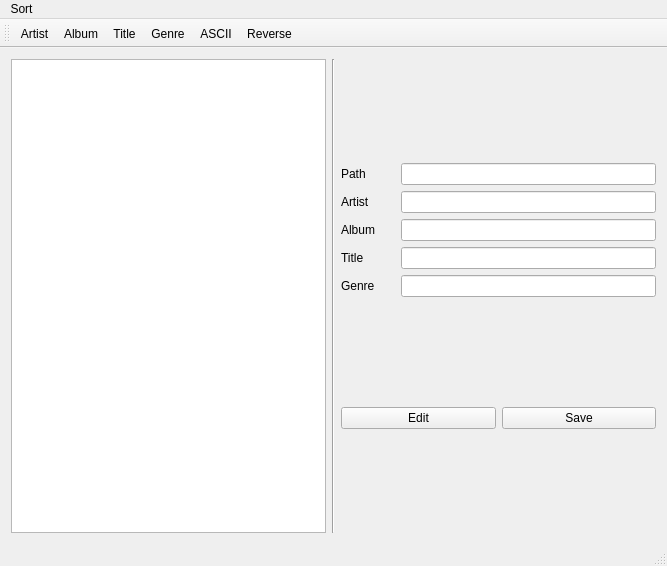
<?xml version="1.0" encoding="UTF-8"?>
<ui version="4.0">
 <class>MainWindow</class>
 <widget class="QMainWindow" name="MainWindow">
  <property name="geometry">
   <rect>
    <x>0</x>
    <y>0</y>
    <width>667</width>
    <height>566</height>
   </rect>
  </property>
  <property name="minimumSize">
   <size>
    <width>542</width>
    <height>340</height>
   </size>
  </property>
  <property name="windowTitle">
   <string>utag</string>
  </property>
  <widget class="QWidget" name="centralWidget">
   <layout class="QHBoxLayout" name="horizontalLayout_16">
    <item>
     <widget class="QListWidget" name="listWidget"/>
    </item>
    <item>
     <widget class="Line" name="line">
      <property name="orientation">
       <enum>Qt::Vertical</enum>
      </property>
     </widget>
    </item>
    <item>
     <layout class="QVBoxLayout" name="verticalLayout_2">
      <item>
       <layout class="QGridLayout" name="gridLayout">
        <item row="2" column="1">
         <widget class="QLineEdit" name="lineAlbum"/>
        </item>
        <item row="1" column="1">
         <widget class="QLineEdit" name="lineArtist"/>
        </item>
        <item row="3" column="1">
         <widget class="QLineEdit" name="lineTitle"/>
        </item>
        <item row="4" column="1">
         <widget class="QLineEdit" name="lineGenre"/>
        </item>
        <item row="2" column="0">
         <widget class="QLabel" name="labelArtist_2">
          <property name="text">
           <string>Album      </string>
          </property>
         </widget>
        </item>
        <item row="3" column="0">
         <widget class="QLabel" name="labelTitle">
          <property name="text">
           <string>Title</string>
          </property>
         </widget>
        </item>
        <item row="4" column="0">
         <widget class="QLabel" name="labelGenre">
          <property name="text">
           <string>Genre</string>
          </property>
         </widget>
        </item>
        <item row="1" column="0">
         <widget class="QLabel" name="labelArtist">
          <property name="text">
           <string>Artist</string>
          </property>
         </widget>
        </item>
        <item row="0" column="0">
         <widget class="QLabel" name="labelPath">
          <property name="text">
           <string>Path</string>
          </property>
         </widget>
        </item>
        <item row="0" column="1">
         <widget class="QLineEdit" name="linePath"/>
        </item>
       </layout>
      </item>
      <item>
       <layout class="QHBoxLayout" name="horizontalLayout_15">
        <item>
         <widget class="QPushButton" name="buttonEdit">
          <property name="text">
           <string>Edit</string>
          </property>
         </widget>
        </item>
        <item>
         <widget class="QPushButton" name="buttonSave">
          <property name="text">
           <string>Save</string>
          </property>
         </widget>
        </item>
       </layout>
      </item>
     </layout>
    </item>
   </layout>
  </widget>
  <widget class="QStatusBar" name="statusBar"/>
  <widget class="QMenuBar" name="menuBar">
   <property name="geometry">
    <rect>
     <x>0</x>
     <y>0</y>
     <width>667</width>
     <height>22</height>
    </rect>
   </property>
   <widget class="QMenu" name="menuSort">
    <property name="title">
     <string>Sort</string>
    </property>
    <addaction name="actionArtist"/>
    <addaction name="actionAlbum"/>
    <addaction name="actionTitle"/>
    <addaction name="actionGenre"/>
    <addaction name="actionASCII"/>
    <addaction name="actionReverse"/>
   </widget>
   <addaction name="menuSort"/>
  </widget>
  <widget class="QToolBar" name="toolBar">
   <property name="windowTitle">
    <string>toolBar</string>
   </property>
   <attribute name="toolBarArea">
    <enum>TopToolBarArea</enum>
   </attribute>
   <attribute name="toolBarBreak">
    <bool>false</bool>
   </attribute>
   <addaction name="actionArtist"/>
   <addaction name="actionAlbum"/>
   <addaction name="actionTitle"/>
   <addaction name="actionGenre"/>
   <addaction name="actionASCII"/>
   <addaction name="actionReverse"/>
  </widget>
  <action name="actionArtist">
   <property name="text">
    <string>Artist</string>
   </property>
  </action>
  <action name="actionAlbum">
   <property name="text">
    <string>Album</string>
   </property>
  </action>
  <action name="actionTitle">
   <property name="text">
    <string>Title</string>
   </property>
  </action>
  <action name="actionGenre">
   <property name="text">
    <string>Genre</string>
   </property>
  </action>
  <action name="actionReverse">
   <property name="text">
    <string>Reverse</string>
   </property>
  </action>
  <action name="actionASCII">
   <property name="text">
    <string>ASCII</string>
   </property>
  </action>
 </widget>
 <layoutdefault spacing="6" margin="11"/>
 <resources/>
 <connections/>
</ui>
